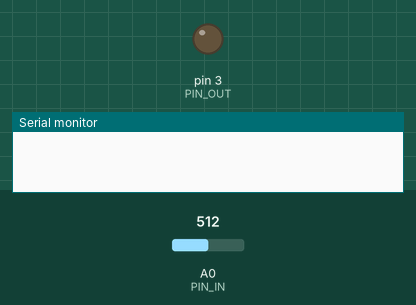
Recording of a sketch running on a simulated Arduino Uno, built with avr-gcc and run on an emulated ATmega328P. On the bench: output pins drawn as LEDs (lit = HIGH), the last lines printed to the serial monitor. Inputs (shaded band) come from the test bench; at power-on: A0 (PIN_IN) = 512.

Above: at 0.5 s.
At 62.7 s:
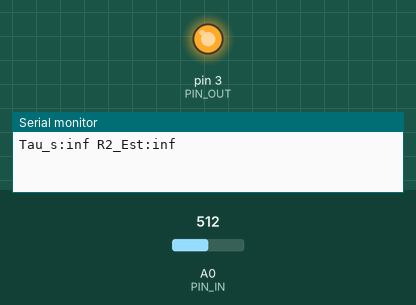
Timing chart, 0 to 80.0 s (numbered marks = the images above):
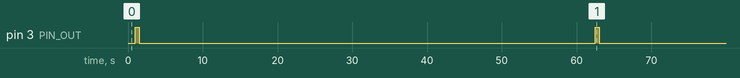

The sketch:

short_pulse_resistance.ino
```cpp
#include "src/RCConfig.h"
/*
 * Advanced Transient Analysis in short_pulse_resistance.ino.
 * Samples multiple points during exponential discharge and uses
 * linear regression on log-transformed data to extract tau.
 */

#include <math.h>
// Redefinition of PIN_OUT removed
// Redefinition of PIN_IN removed

void setup() {
  pinMode(PIN_OUT, OUTPUT);
  pinMode(PIN_IN, INPUT);
  Serial.begin(9600);
}

void loop() {
  // Discharge
  digitalWrite(PIN_OUT, LOW);
  delay(1000);

  // Charge
  digitalWrite(PIN_OUT, HIGH);
  delay(500);

  // Measure decay
  digitalWrite(PIN_OUT, LOW);
  unsigned long startT = micros();

  float y_sum = 0, x_sum = 0, xy_sum = 0, x2_sum = 0;
  float cy = 0, cx = 0, cxy = 0, cx2 = 0; // Kahan compensators
  int n = 0;

  for (int i = 0; i < 20; i++) {
    int raw = analogRead(PIN_IN);
    unsigned long t = micros() - startT;
    float v = (raw * VCC) / 1023.0;

    if (v > 0.2) {
      float lnV = log(v);
      float timeS = (float)t / 1e6;

      // Kahan y_sum
      float dy = lnV - cy; float ty = y_sum + dy; cy = (ty - y_sum) - dy; y_sum = ty;
      // Kahan x_sum
      float dx = timeS - cx; float tx = x_sum + dx; cx = (tx - x_sum) - dx; x_sum = tx;
      // Kahan xy_sum
      float dxy = (lnV * timeS) - cxy; float txy = xy_sum + dxy; cxy = (txy - xy_sum) - dxy; xy_sum = txy;
      // Kahan x2_sum
      float dx2 = (timeS * timeS) - cx2; float tx2 = x2_sum + dx2; cx2 = (tx2 - x2_sum) - dx2; x2_sum = tx2;

      n++;
    }
    delay(1);
  }

  if (n > 5) {
    // Linear regression: ln(V) = ln(V0) - (1/tau) * t
    // Slope m = (n*xy - x*y) / (n*x2 - x^2)
    float slope = (n * xy_sum - x_sum * y_sum) / (n * x2_sum - x_sum * x_sum);
    float tau = -1.0 / slope;

    float r2 = (tau - (R0+R1)*(C1+C2)) / C2;
    Serial.print("Tau_s:"); Serial.print(tau);
    Serial.print(" R2_Est:"); Serial.println(r2);
  } else {
    Serial.println("Error: Insufficient Data");
  }

  delay(60000);
}
```

RCLadder.cpp
```cpp
#include "RCLadder.h"
#include <math.h>
RCLadder::RCLadder(int pinOut, int pinIn, float r1, float c1, float c2, float r0) {
  _pinOut = pinOut; _pinIn = pinIn; _r1 = r1; _c1 = c1; _c2 = c2; _r0 = r0;
  pinMode(_pinOut, OUTPUT); pinMode(_pinIn, INPUT);
  _x[0] = 1000.0; _x[1] = 0.0;
  _P[0][0] = 1e6; _P[0][1] = 0; _P[1][0] = 0; _P[1][1] = 1e3;
  _Q[0][0] = 10.0; _Q[0][1] = 0; _Q[1][0] = 0; _Q[1][1] = 1.0;
  _R = 500.0;
}
void RCLadder::safeDelayMicros(unsigned long us) {
  if (us > 16000) { delay(us/1000); delayMicroseconds(us%1000); }
  else if (us > 0) delayMicroseconds(us);
}
float RCLadder::measureVpp(float freq) {
  if (freq < 0.01) freq = 0.01;
  unsigned long period = 1000000.0 / freq;
  unsigned long half = period / 2;
  float vMax = -1.0, vMin = 6.0;
  unsigned long window = 300; if (period > 150000) window = (period * 2.0) / 1000;
  unsigned long start = millis();
  while(millis() - start < window) {
    digitalWrite(_pinOut, HIGH); safeDelayMicros(half);
    float v = (analogRead(_pinIn) * 5.0) / 1023.0;
    if (v > vMax) vMax = v;
    digitalWrite(_pinOut, LOW); safeDelayMicros(half);
    v = (analogRead(_pinIn) * 5.0) / 1023.0;
    if (v < vMin) vMin = v;
    if (millis() - start > 6000) break;
  }
  float vpp = vMax - vMin;
  return (vpp < 0) ? 0 : vpp;
}
float RCLadder::findCrossingMicros(float freq, int threshold) {
  unsigned long period = 1000000.0 / freq;
  unsigned long half = period / 2;
  for(int i=0; i<3; i++) {
    digitalWrite(_pinOut, HIGH); safeDelayMicros(half);
    digitalWrite(_pinOut, LOW); safeDelayMicros(half);
  }
  unsigned long start = micros();
  digitalWrite(_pinOut, HIGH);
  int v_prev = analogRead(_pinIn);
  unsigned long t_prev = micros();
  while(micros() - start < period) {
    int v_curr = analogRead(_pinIn);
    unsigned long t_curr = micros();
    if (v_prev < threshold && v_curr >= threshold) {
      float fraction = (float)(threshold - v_prev) / (v_curr - v_prev + 1e-6);
      digitalWrite(_pinOut, LOW);
      return (t_prev - start) + fraction * (t_curr - t_prev);
    }
    v_prev = v_curr; t_prev = t_curr;
    delayMicroseconds(10);
  }
  digitalWrite(_pinOut, LOW);
  return 0;
}
float RCLadder::solveR2(float freq, float vpp) {
  float ratio = vpp / 5.0;
  if (ratio >= 0.99) return 1.0;
  if (ratio <= 0.01) return 1e6;
  float artanh_val = 0.5 * log((1.0 + ratio) / (1.0 - ratio));
  float tau = 1.0 / (4.0 * freq * artanh_val);
  float ra = _r0 + _r1;
  float r2 = (tau - ra * (_c1 + _c2)) / _c2;
  return (r2 < 0.1) ? 0.1 : r2;
}
float RCLadder::solveR2OCTC(float tau) {
  float ra = _r0 + _r1;
  float r2 = (tau - ra * (_c1 + _c2)) / _c2;
  return (r2 < 0.1) ? 0.1 : r2;
}
void RCLadder::updateKalman(float measurement) {
  _x[0] += _x[1];
  _P[0][0] += _P[1][1] + _Q[0][0];
  _P[1][1] += _Q[1][1];
  float S = _P[0][0] + _R;
  float K0 = _P[0][0] / S;
  float K1 = _P[1][0] / S;
  float y = measurement - _x[0];
  _x[0] += K0 * y; _x[1] += K1 * y;
  float p01 = _P[0][1];
  _P[0][0] *= (1.0 - K0); _P[1][1] -= K1 * p01;
  _P[0][1] *= (1.0 - K0); _P[1][0] = _P[0][1];
}
float RCLadder::getEstimate() { return _x[0]; }
float RCLadder::getConfidence() {
  float conf = 100.0 - sqrt(_P[0][0] + 1e-6);
  return (conf < 0) ? 0 : conf;
}
```

RCLadder.h
```cpp
#ifndef RCLadder_h
#define RCLadder_h
#include "Arduino.h"
class RCLadder {
  public:
    RCLadder(int pinOut, int pinIn, float r1, float c1, float c2, float r0 = 250.0);
    float measureVpp(float freq);
    float solveR2(float freq, float vpp);
    float solveR2OCTC(float tau);
    float findCrossingMicros(float freq, int threshold);
    void updateKalman(float measurement);
    float getEstimate();
    float getConfidence();
    void safeDelayMicros(unsigned long us);
  private:
    int _pinOut, _pinIn;
    float _r1, _c1, _c2, _r0;
    float _x[2], _P[2][2], _Q[2][2], _R;
};
#endif
```

RCConfig.h
```cpp
#ifndef RCCONFIG_H
#define RCCONFIG_H

// Physical Constants for 2nd-Order RC Ladder
const float R0 = 250.0;    // Arduino digital pin internal resistance (Approx 20mA limit)
const float R1 = 1.0;      // Series resistor stage 1
const float C1 = 0.5e-6;   // Shunt capacitor stage 1
const float C2 = 10.0e-6;  // Shunt capacitor stage 2 (Measurement node)
const float VCC = 5.0;     // Logic supply voltage

// Pin Mapping
const int PIN_OUT = 3;     // PWM/Digital output for excitation
const int PIN_IN = A0;     // Analog measurement node (Voltage across C2)

#ifndef PI
#define PI 3.14159265358979323846
#endif

#endif
```

Measured:
- by itself, pin 3 (PIN_OUT): alternates HIGH for 0.50 s and LOW for 61.0 s
